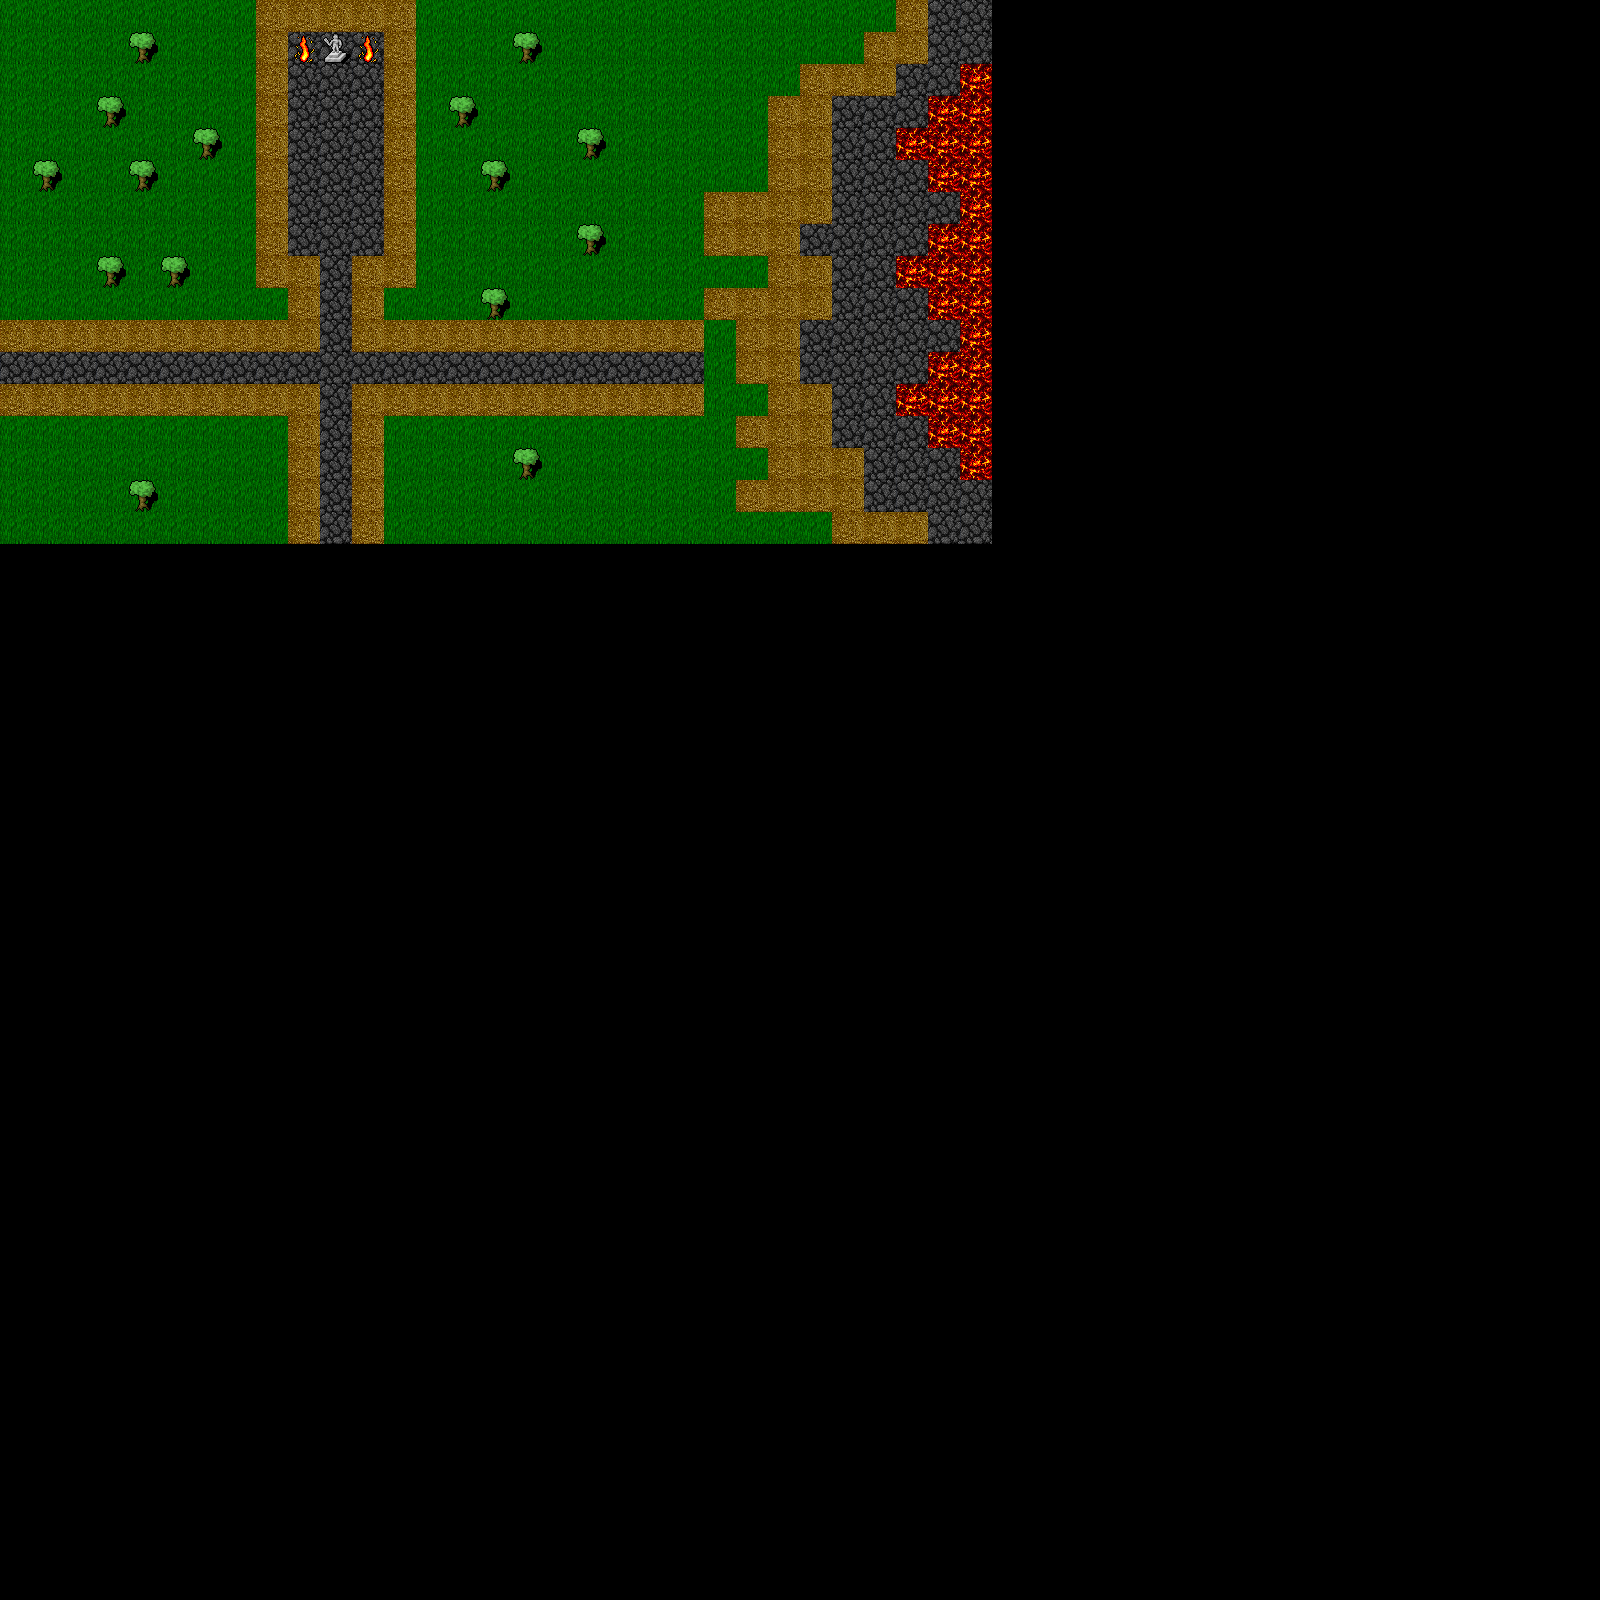

This is a level from a 2D game, rendered from its Tiled map with the project's own tilesets. A one-line summary and the map file follow, with tile-layer data summarised:
An orthogonal 50x50 tile map with 32x32 px tiles, 2 tile layers (floor, object), 2 tilesets.

<map version="1.0" orientation="orthogonal" renderorder="right-down" width="50" height="50" tilewidth="32" tileheight="32" nextobjectid="5">
 <properties>
  <property name="script">{"10x1": {"script": [
{"action": "ifConfirm", "args": {"msg": "Do you want to return to the other side?", "onTrue": 1, "onFalse": 6}},
{"action": "changeMap", "args": {"map": "map1", "x": 12, "y": 12}}
],"properties": {}}
}
</property>
 </properties>
 <tileset firstgid="1" name="floor" tilewidth="32" tileheight="32" tilecount="100" columns="10">
  <image source="../img/floor.png" width="320" height="320" />
  <tile id="3">
   <properties>
    <property name="block" type="bool" value="true" />
   </properties>
  </tile>
  <tile id="10">
   <properties>
    <property name="damage" value="2d6" />
   </properties>
  </tile>
 </tileset>
 <tileset firstgid="101" name="object" tilewidth="32" tileheight="32" tilecount="100" columns="10">
  <image source="../img/object.png" width="320" height="320" />
  <tile id="3">
   <properties>
    <property name="block" type="bool" value="true" />
   </properties>
  </tile>
  <tile id="5">
   <properties>
    <property name="damage" value="1d6" />
   </properties>
  </tile>
 </tileset>
 <layer name="floor" width="50" height="50">
  <data>[2500 cells, 527 non-empty, 4 distinct tile ids]</data>
 </layer>
 <layer name="object" width="50" height="50">
  <data>[2500 cells, 18 non-empty, 3 distinct tile ids]</data>
 </layer>
</map>